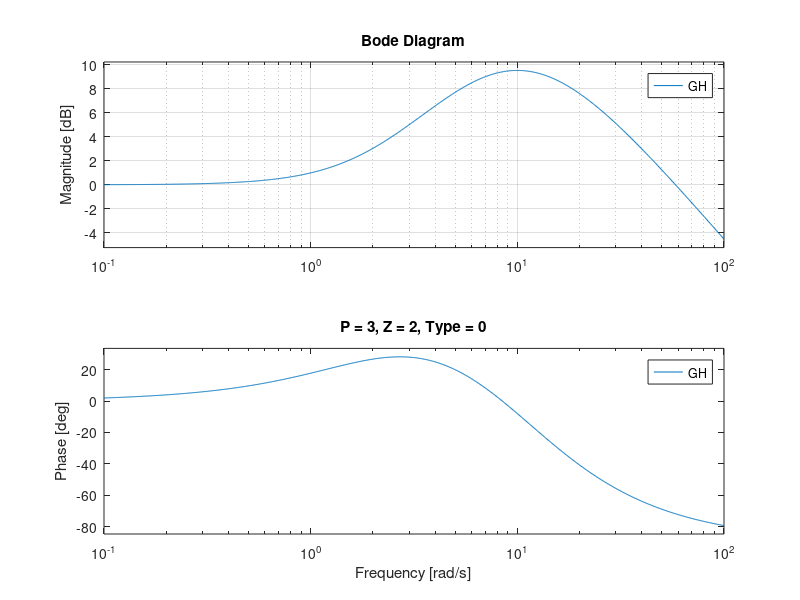

Source code (MATLAB):
clear all;
clc;

%Type 0 system where P = 3 & z = 2 %

N = conv([0.5 1], [0.3 1]);
D = conv(  [0.100 1], conv([0.25 1], [0.10 1])	);

GH = tf(N, D);


figure;
subplot(2,2,1);
rlocus(GH);

subplot(2,2,3);
nyquist(GH);
axis([-10 10 -10 10])
grid;

% Margins
[Gm,Pm,Wgm,Wpm] = margin(GH)

subplot(1,2,2, 'replace');
bode(GH);
grid;

title('P = 3, Z = 2, Type = 0');
